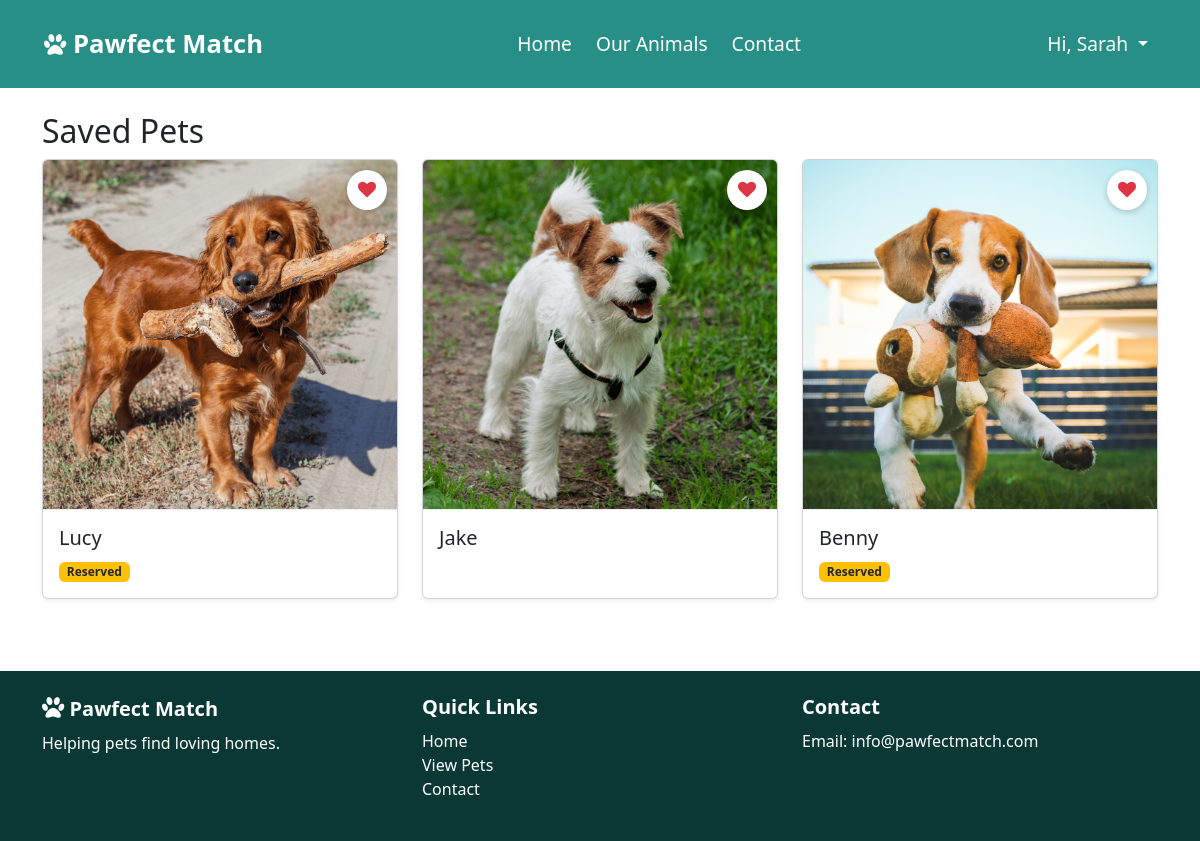
/favourites.php (signed in), run on the app's committed database.
### tables this page shows
CREATE TABLE `pets` (
  `id` int(11) NOT NULL,
  `name` varchar(100) NOT NULL,
  `species` varchar(50) DEFAULT NULL,
  `breed` varchar(100) DEFAULT NULL,
  `age` int(11) DEFAULT NULL,
  `gender` varchar(10) DEFAULT NULL,
  `size` varchar(20) DEFAULT NULL,
  `description` text DEFAULT NULL,
  `vaccinated` tinyint(1) DEFAULT NULL,
  `neutered` tinyint(1) DEFAULT NULL,
  `good_with_kids` tinyint(1) DEFAULT NULL,
  `good_with_pets` tinyint(1) DEFAULT NULL,
  `energy_level` varchar(50) DEFAULT NULL,
  `date_added` timestamp NOT NULL DEFAULT current_timestamp(),
  `image` varchar(255) DEFAULT NULL,
  `status` varchar(20) DEFAULT 'available'
);

### favourites.php (the view, shortened to what this page needs)
<?php
require_once 'includes/db.php';
$userId = $_SESSION['user_id'];
$stmt = $conn->prepare("
    SELECT pets.*
    FROM favourites
    JOIN pets ON favourites.pet_id = pets.id
    WHERE favourites.user_id = ?
");
$stmt->bind_param("i", $userId);
$stmt->execute();
$result = $stmt->get_result();
?>
<!DOCTYPE html>
<html lang="en">
<head>
    <link href="https://cdn.jsdelivr.net/npm/bootstrap@5.3.3/dist/css/bootstrap.min.css" rel="stylesheet">
    <link rel="stylesheet" type="text/css" href="styles/index.css">
    <link rel="stylesheet" href="https://cdnjs.cloudflare.com/ajax/libs/font-awesome/4.7.0/css/font-awesome.min.css">
</head>
<body>
    <?php include 'includes/navbar.php'; ?>
<div class="container mt-4">
  <h2>Saved Pets</h2>
  <div class="row">
    <?php if ($result->num_rows > 0): ?>
      <?php while ($row = $result->fetch_assoc()): ?>
        <div class="col-md-4 mb-4">
          <div class="card h-100 shadow-sm position-relative">
                <form method="POST" class="fav-btn">
                    <button type="submit" name="toggle_fav" class="btn btn-heart">
                    <i class="fa fa-heart text-danger"></i>
                    </button>
                </form>
                <a href="pet.php?id=<?php echo $row['id']; ?>" class="card-link">
              <img src="uploads/<?php echo $row['image']; ?>" class="card-img-top" style="height:350px; object-fit:cover;">
              <div class="card-body">
                <h5><?php echo $row['name']; ?></h5><?php if ($row['status'] === 'reserved'): ?>
            <span class="badge bg-warning text-dark">Reserved</span>
          <?php endif; ?>
              </div>
            </div>
        </div>
      <?php endwhile; ?>
    <?php else: ?>
      <p class="mt-3">You haven't saved any pets yet.</p>
    <?php endif; ?>
  </div>
</div>
<?php include 'includes/footer.php'; ?>
</body>
</html>

### styles/index.css (style rules this page uses)
.card img { border-bottom: 1px solid #eee; }
.card-link { text-decoration: none; color: inherit; }
.fav-btn { position: absolute; top: 10px; right: 10px; z-index: 2; }
.btn-heart { background: white; border-radius: 50%; border: none; width: 40px; height: 40px; font-size: 18px; display: flex; align-items: center; justify-content: center; box-shadow: 0 2px 6px rgba(0,0,0,0.2); }

### data on the page
pets: image (picture), name "Lucy", status "Reserved"
pets: image (picture), name "Jake"
pets: image (picture), name "Benny", status "Reserved"

### other printed values
$_SESSION['name'] "Sarah"
